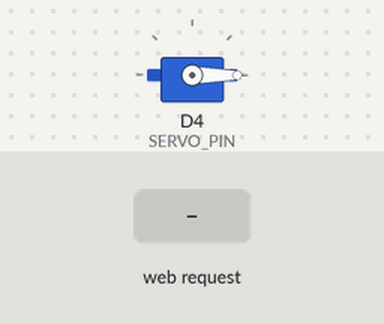
The program below on a simulated ESP8266 (NodeMCU). Shown: servo. Inputs (shaded band) come from the test bench. What the program prints to the serial monitor is not drawn.

Above: at 1.7 s.
1.8 s: HTTP request GET /set?angle=120 received
At 2.7 s:
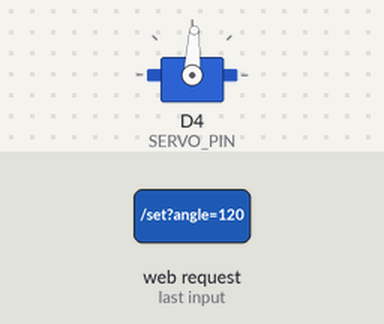
3.3 s: HTTP request GET /set received
At 3.8 s:
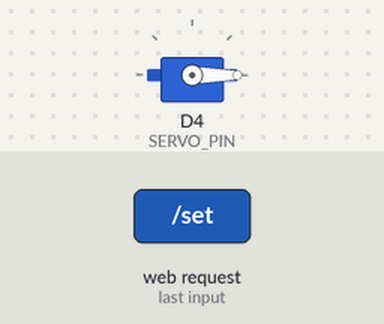
4.8 s: HTTP request GET /set?angle=120&mode=120 received
At 6.1 s:
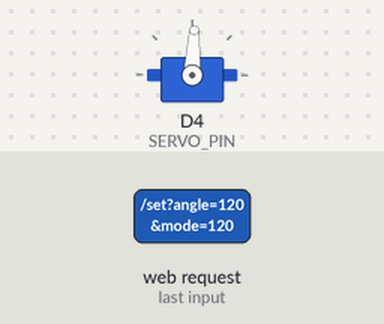
Timing chart, 0 to 7.8 s (numbered marks = the images above; inputs shaded):
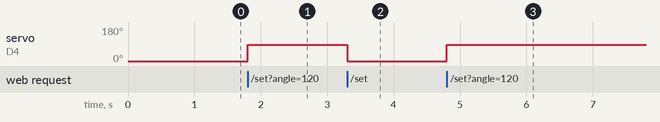

The program:

main.cpp
```cpp
#include <ESP8266WiFi.h>
#include <ESP8266WebServer.h>
#include <Servo.h>

#define SERVO_PIN D4
Servo servo;

const char* ssid = "ServoControl";
const char* password = "12345678";

ESP8266WebServer server(80);

// Enhanced calibration structure
struct ModeCalibration {
  int commandMax;
  int physicalMax;
  int pulseCorrection; // Additional pulse width adjustment
};

ModeCalibration modes[] = {
  {90, 87, 0},    // 90° mode
  {120, 117, 0},  // 120° mode
  {180, 180, 30}  // 180° mode (added pulse correction)
};

int currentMode = 0;
int angle = 0;
int lastAngle = -1;

// Function prototypes
void resetToZero();
void moveServo(int targetAngle);

void moveServo(int targetAngle); // Ensure prototype is visible before lambdas

void setup() {
  Serial.begin(115200);

  // Initialize servo with extended pulse range for 180° capability
  servo.attach(SERVO_PIN, 500, 2400 + modes[2].pulseCorrection);
  resetToZero();

  WiFi.softAP(ssid, password);

    server.on("/", HTTP_GET, [](){
    String html = "<!DOCTYPE html>\n"
      "<html>\n"
      "<head>\n"
      "  <meta name=\"viewport\" content=\"width=device-width, initial-scale=1\">\n"
      "  <style>\n"
      "    body { font-family: Arial; text-align: center; margin-top: 20px; }\n"
      "    input { width: 80%; margin: 15px 0; }\n"
      "    button { \n"
      "      padding: 10px 20px; \n"
      "      margin: 5px;\n"
      "      background: #4CAF50; \n"
      "      color: white; \n"
      "      border: none; \n"
      "    }\n"
      "    .active { background: #f44336; }\n"
      "  </style>\n"
      "  <script>\n"
      "    function updateAngle(val) {\n"
      "      document.getElementById(\"angle\").innerHTML = val;\n"
      "      fetch(\"/set?angle=\" + val);\n"
      "    }\n"
      "    function setMaxAngle(mode) {\n"
      "      fetch(\"/setMax?mode=\" + mode).then(() => {\n"
      "        location.reload();\n"
      "      });\n"
      "    }\n"
      "  </script>\n"
      "</head>\n"
      "<body>\n"
      "  <h1>Servo Control</h1>\n"
      "  <input type=\"range\" min=\"0\" max=\"" + String(modes[currentMode].commandMax) + "\" value=\"0\" "
      "oninput=\"updateAngle(this.value)\">\n"
      "  <p>Angle: <span id=\"angle\">0</span>&deg;</p>\n"
      "  <div>\n"
      "    <button class=\"max-btn " + String(currentMode == 0 ? "active" : "") + "\" onclick=\"setMaxAngle(0)\">90&deg; Mode</button>\n"
      "    <button class=\"max-btn " + String(currentMode == 1 ? "active" : "") + "\" onclick=\"setMaxAngle(1)\">120&deg; Mode</button>\n"
      "    <button class=\"max-btn " + String(currentMode == 2 ? "active" : "") + "\" onclick=\"setMaxAngle(2)\">180&deg; Mode</button>\n"
      "  </div>\n"
      "</body>\n"
      "</html>\n";
    server.send(200, "text/html", html);
  });

  server.on("/set", HTTP_GET, [](){
    angle = server.arg("angle").toInt();
    angle = constrain(angle, 0, modes[currentMode].commandMax);

    if (angle != lastAngle) {
      moveServo(angle);
      lastAngle = angle;
    }
    server.send(200, "text/plain", String(angle));
  });

  server.on("/setMax", HTTP_GET, [ & ](){
    int newMode = server.arg("mode").toInt();
    if (newMode >= 0 && newMode <= 2) {
      currentMode = newMode;
      // Reattach servo with correct pulse width for the mode
      servo.detach();
      if (currentMode == 2) {
        servo.attach(SERVO_PIN, 500, 2400 + modes[2].pulseCorrection);
      } else {
        servo.attach(SERVO_PIN, 500, 2400);
      }
      resetToZero();
    }
    server.send(200, "text/plain", "Mode set to " + String(modes[currentMode].commandMax) + "°");
  });

  server.begin();
  Serial.print("IP: "); Serial.println(WiFi.softAPIP());
}

void loop() {
  server.handleClient();
}

void moveServo(int targetAngle) {
  // Enhanced movement with double-check positioning
  int compensatedAngle = map(targetAngle, 0, modes[currentMode].commandMax, 0, modes[currentMode].physicalMax);

  servo.write(compensatedAngle);
  delay(350); // Increased delay for 180° movements

  // For 180° mode, add an extra push if needed
  if (currentMode == 2 && targetAngle == 180) {
    servo.write(compensatedAngle + 5); // Small nudge
    delay(100);
    servo.write(compensatedAngle);
  }
}

void resetToZero() {
  servo.write(0);
  delay(500);
  angle = 0;
  lastAngle = -1;
}
```

Measured:
- after the input at 1.8 s, servo on D4 (SERVO_PIN): 0° → 87° at once
- after the input at 3.3 s, servo on D4 (SERVO_PIN): 87° → 0° at once
- after the input at 4.8 s, servo on D4 (SERVO_PIN): 0° → 87° at once
